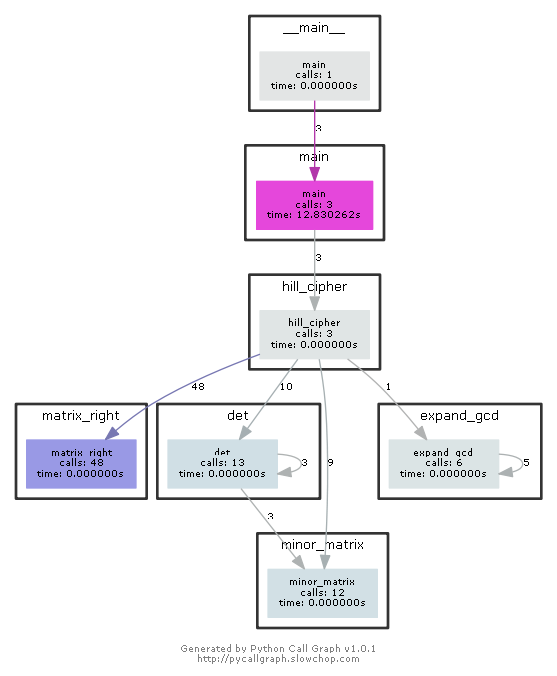

The Python source for this figure:
# -*- coding: utf-8 -*-
from pycallgraph import Config
from pycallgraph import GlobbingFilter
from pycallgraph import PyCallGraph
from pycallgraph.output import GraphvizOutput


def expand_gcd(a, b):  # 欧几里得拓展算法
    if b == 0:
        return 1, 0, a
    else:
        x_tmp, y_tmp, r = expand_gcd(b, a % b)
        x = y_tmp
        y = x_tmp - int(a // b) * y_tmp

        if r < 0:
            r = -r
            x = -x
            y = -y
        if x < 0:
            x = abs(abs(b) - abs(x)) % abs(b)
            y = (r - x * a) // b
        return x, y, r


def minor_matrix(A, i, j, n):
    B = []
    # print("A:")
    # for k in A:
    #     print(k)
    count = -1
    for a in range(n):
        if a == i:
            continue
        else:
            B.append([])
            count += 1
            for b in range(n):
                if b == j:
                    continue
                else:
                    # print(b)
                    B[count].append(A[a][b])

    return B


def det(A, n):
    result = 0
    if n == 2:
        result = A[0][0] * A[1][1] - A[0][1] * A[1][0]
    else:
        for j in range(n):
            B = minor_matrix(A, 0, j, n)

            # print(j,A[0][j], det(B, n - 1) % 26, ((-1) ** (j + 1)) * det(B, n - 1) * A[0][j] % 26, B)
            result += ((-1) ** (j)) * det(B, n - 1) * A[0][j]

    return result % 26


def matrix_right(A, B):
    n = len(A)
    res = []
    for i in range(n):
        temp = 0
        for j in range(n):
            temp += (A[j] * B[j][i]) % 26
        res.append(temp)
    return res


def hill_cipher(s, table, mode):
    result = ""
    n = len(table[0])
    A = []
    table_ = []
    code_table = table
    if mode == 0:
        # 求table逆矩阵
        # print("det(table):", det(table, n))
        e = expand_gcd(det(table, n), 26)[0]
        # print("e:", e)
        for i in range(n):
            table_.append([])
            for j in range(n):
                ele = (((-1) ** (i + j)) * e * det(minor_matrix(table, j, i, n), n - 1)) % 26
                # print("ele:", ele)
                table_[i].append(ele)
        code_table = table_

        # for i in code_table:
        #     print(i[0] % 26, i[1] % 26, i[2] % 26)

    count = 0

    for ele in s:
        num = ord(ele) - ord('a')
        A.append(num)
        count += 1
        if count == n:
            tmp = matrix_right(A, code_table)
            for i in tmp:
                c = chr(i % 26 + ord('a'))
                result += c
            A = []
            count = 0
    return result


def main():
    n = int(input("").strip())
    table = []
    for i in range(n):
        line = input("").strip().split()
        for j in range(n):
            line[j] = int(line[j])
        table.append(line)
    s = input("").strip()
    mode = int(input("").strip())

    ans = hill_cipher(s, table, mode)
    print(ans)


if __name__ == "__main__":
    ############################################################################
    '''
        生成函数调用图
    '''
    config = Config()
    config.trace_filter = GlobbingFilter(
        include=[
            '*'
        ]
    )
    config.trace_filter = GlobbingFilter(
        exclude=['pycallgraph.*']
    )
    ############################################################################

    graphviz = GraphvizOutput()
    graphviz.output_file = '希尔密码.png'
    with PyCallGraph(output=graphviz, config=config):
        for i in range(3):
            main()
